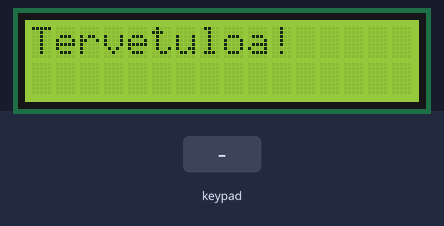
Bench run of a sketch on a simulated Arduino Mega 2560, built with avr-gcc and run on an emulated ATmega2560. On the bench: 16×2 character LCD. The test bench sets the inputs (shaded band). What the sketch prints to the serial monitor is not drawn.

Above: at 0.1 s.
1.3 s: key '1' pressed
At 2.6 s:
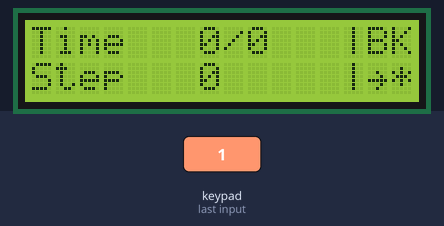
3.3 s: keypad keys 3 0 3 1 3 2 3 3 * pressed 0.4 s apart
At 7.7 s:
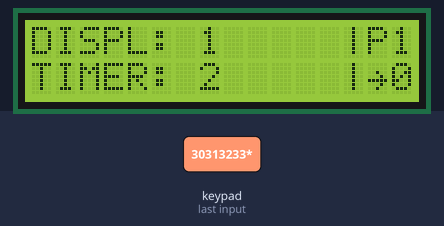
8.4 s: key '2' pressed
At 10.0 s:
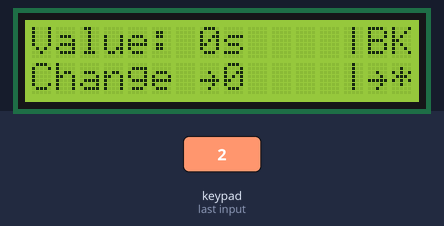
10.3 s: keypad keys 3 0 3 1 3 2 3 3 pressed 0.4 s apart
At 12.3 s:
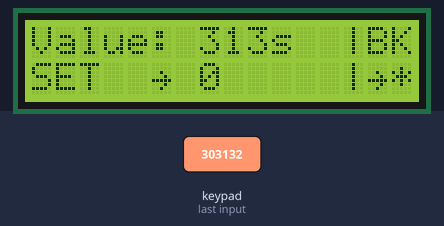
15.0 s: keypad keys 4 0 4 1 4 2 * pressed 0.4 s apart
At 17.0 s:
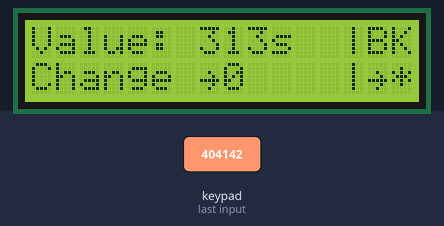
19.3 s: key '0' pressed
At 20.2 s:
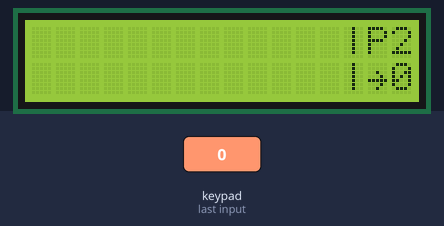
Timing chart, 0 to 22.1 s (numbered marks = the images above; inputs shaded):
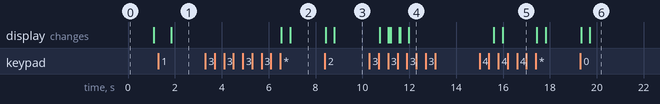

Measured:
- after the input at 1.3 s, the display: changes after 0.55 s (image 1)
- after the input at 3.3 s, the display: first changes after 3.2 s (image 2 shows a later state)
- after the input at 8.4 s, the display: first changes at once (image 3 shows a later state)
- after the input at 10.3 s, the display: first changes after 0.44 s (image 4 shows a later state)
- after the input at 15.0 s, the display: first changes after 0.60 s (image 5 shows a later state)
- after the input at 19.3 s, the display: first changes at once (image 6 shows a later state)

The sketch:

interface_test1.ino
```cpp
#include <LiquidCrystal_I2C.h>
#include <Key.h>
#include <Keypad.h>

#define ROWS 4
#define COLS 3


byte leftArrow[8] =
{
0b00000,
0b00000,
0b00100,
0b01100,
0b11111,
0b01100,
0b00100,
0b00000
};

byte rightArrow[8] =
{
0b00000,
0b00000,
0b00100,
0b00010,
0b11111,
0b00010,
0b00100,
0b00000
};

char left_arrow = byte(0);
char right_arrow = byte(1);


int currentTime = 99;
int currentStep = 50;

const char displayButton = '1';
const char timerButton =  '2';
const char pageButton = '0';
const char backButton = '*';

const char page1 = '1';
const char page2 = '2';
const char pageT = 'T';
const char pageD = 'D';


byte rowPins[ROWS] = {30, 31, 32, 33};
byte colPins[COLS] = {40, 41, 42};


int i;
int o;
char page;

int a;
int b;
int c;


int currentMaxTime;
bool typing;
int newValue;
int newValueCount;


bool started;
bool changing;


char hexaKeys[ROWS][COLS] = {
  {'1', '2', '3'},
  {'4', '5', '6'},
  {'7', '8', '9'},
  {'*', '0', '#'}
};
Keypad keypad = Keypad(makeKeymap(hexaKeys), rowPins, colPins, ROWS, COLS);
LiquidCrystal_I2C lcd(0x27, 16, 2);

char pageChars[4] = {page1, page2, pageT, pageD};
char buttonChars[3] = {displayButton, timerButton, pageButton};


void setup() {
  Serial.begin(9600);
  lcd.init();
  lcd.backlight();


}


void loop() {


  if(!started){ //aloitus
    if(isValuesOk() == true){
      start();
    }else if((isValuesOk() == false)){
      lcd.setCursor(0, 0);
      lcd.print("Virhe:");
      lcd.setCursor(0, 1);
      lcd.print("Sama char-arvo!");
      Serial.println("Check values and restart!");
    }

  }


  if(started){  // tämä heti startin jälkeen
    toInterface(page);
  }


}


void start(){
  lcd.setCursor(0, 0);
  lcd.print("Tervetuloa!");
  delay(1000);
  lcd.createChar(0, leftArrow);
  lcd.createChar(1, rightArrow);
  page = '1';
  started = true;
  changing = true;
}


void toInterface(char page){
  changeDelay();
  switch(page){
    case '1':
      Serial.println("PAGE 1!");
      Serial.println();
      toPage1();
      break;
    case '2':
      Serial.println("PAGE 2!");
      Serial.println();
      toPage2();
      break;
    case pageT:
      Serial.println("PAGE T!");
      Serial.println();
      toTimer();
      break;
    case pageD:
      Serial.println("PAGE D!");
      Serial.println();
      toDisplay();
      break;
  }


}


void toPage1(){
  changeDelay();
  char keyPressed = keypad.getKey();

  page = page1;
  pageInfo();

  if(keyPressed == pageButton){
    changing = true;
    toInterface(page2);
  }
  if(keyPressed == timerButton){
    changing = true;
    toInterface(pageT);
  }
  if(keyPressed == displayButton){
    changing = true;
    toInterface(pageD);
  }
}


void toPage2(){
  changeDelay();
  char keyPressed = keypad.getKey();
  page = page2;
  pageInfo();

  if(keyPressed == pageButton){
    changing = true;
    toInterface(page1);
  }
}


void toTimer(){
  changeDelay();

  char keyPressed = keypad.getKey();
  page = pageT;
  backInfo();
  pageInfo();


  if(keyPressed == backButton){
    changing = true;
    toInterface(page1);
  }
  if((keyPressed == pageButton && !typing)){
    changing = true;
    typing = true;
  }
  if(typing){
    typeValue();
  }


}

void typeValue(){
  char keyPressed = keypad.getKey();
  if(keyPressed == backButton){
    typing = false;
    newValueCount = 0;
    a = 0;
    b = 0;
    c = 0;
    changing = true;
  }

  if(isDigit(keyPressed)){
    switch(newValueCount){
      case 0:
        a = keyPressed & 0x0F;
        Serial.println("A");
        newValueCount++;
        break;
      case 1:
        b = keyPressed & 0x0F;
        Serial.println("B");
        newValueCount++;
        break;
      case 2:
        c = keyPressed & 0x0F;
        Serial.println("C");
        newValueCount++;
        break;
    }
  }

  if(newValueCount >= 3 && keyPressed == pageButton){
      currentMaxTime = (a*100)+(b*10)+(c);
      delay(200);
      typing = false;
      a = 0;
      b = 0;
      c = 0;
      newValueCount = 0;
      changing = true;
  }


}


void toDisplay(){
  changeDelay();
  page = pageD;
  char keyPressed = keypad.getKey();
  backInfo();
  pageInfo();

  if(keyPressed == backButton){
    changing = true;
    toInterface(page1);
  }
}


void pageInfo(){

  // 1 PAGE
  if(page == page1){


    currentTime = 0;
    currentStep = 0;


    lcd.setCursor(0, 0);
    lcd.print("DISPL:");
    lcd.setCursor(0, 1);
    lcd.print("TIMER:");

    lcd.setCursor(7, 0);
    lcd.print(displayButton);
    lcd.setCursor(7, 1);
    lcd.print(timerButton);

    showPageNumber();
  }


  // 2 PAGE
  if(page == page2){
    showPageNumber();
  }


  // DISPLAY PAGE
  if(page == pageD){

    if(currentTime < currentMaxTime){
      currentTime++;
      currentStep++;
    }


    lcd.setCursor(0, 0);
    lcd.print("Time");

    lcd.setCursor(0, 1);
    lcd.print("Step");


    if((currentTime >= 0) && (currentTime <= 9)){
      lcd.setCursor(7, 0);
      lcd.print(currentTime);
    }
    else if((currentTime >= 10) && (currentTime <= 99)){
      lcd.setCursor(6, 0);
      lcd.print(currentTime);
    }
    else if((currentTime >= 100) && (currentTime <= 999)){
      lcd.setCursor(5, 0);
      lcd.print(currentTime);
    }

    lcd.setCursor(8, 0);
    lcd.print("/");
    lcd.setCursor(9, 0);
    lcd.print(currentMaxTime);


    if((currentStep >= 0) && (currentStep <= 9)){
      lcd.setCursor(7, 1);
      lcd.print(currentStep);
    }
    else if((currentStep >= 10) && (currentStep <= 99)){
      lcd.setCursor(6, 1);
      lcd.print(currentStep);
    }
    else if((currentStep >= 100) && (currentStep <= 999)){
      lcd.setCursor(5, 1);
      lcd.print(currentStep);
    }


  }


  // TIMER PAGE
  if(page == pageT){

    if(typing){
      changeDelay();
      lcd.setCursor(0, 0);
      lcd.print("Value:");
      lcd.setCursor(10, 0);
      lcd.print("s");
      lcd.setCursor(7, 0);


      int i = millis()%700;
      if(i > 400){
        switch(newValueCount){
          case 0:
            lcd.print(" ");
            lcd.print(b);
            lcd.print(c);
            break;

          case 1:
            lcd.print(a);
            lcd.print(" ");
            lcd.print(c);
            break;

          case 2:
            lcd.print(a);
            lcd.print(b);
            lcd.print(" ");
            break;

          default:
            lcd.print(a);
            lcd.print(b);
            lcd.print(c);
            lcd.print("s");
        }
      }

      if(i < 400){
        lcd.print(a);
        lcd.print(b);
        lcd.print(c);
      }
      if(typing && newValueCount == 3){
        lcd.setCursor(0, 1);
        lcd.print("SET  ");
        lcd.write(right_arrow);
        lcd.setCursor(7, 1);
        lcd.print(pageButton);
      }


    }
    if(!typing){
      changeDelay();
      lcd.setCursor(0, 0);
      lcd.print("Value:");
      lcd.setCursor(7, 0);
      lcd.print(currentMaxTime);
      lcd.print("s");

      lcd.setCursor(0, 1);
      lcd.print("Change ");
      lcd.write(right_arrow);
      lcd.print(pageButton);
    }


  }

}


void backInfo(){

  lcd.setCursor(13, 0);
  lcd.print("|");
  lcd.setCursor(13, 1);
  lcd.print("|");
  lcd.setCursor(14, 0);
  lcd.print("BK");
  lcd.setCursor(14, 1);
  lcd.print(right_arrow);
  lcd.print(backButton);


}


void showPageNumber(){
  lcd.setCursor(13, 0);
  lcd.print("|");
  lcd.setCursor(13, 1);
  lcd.print("|");
  lcd.setCursor(14, 0);

  if(page == page1){
    lcd.print("P1");
  }else if(page == page2){
    lcd.print("P2");
  }

  lcd.setCursor(14, 1);

  if(page == page1){
    lcd.write(right_arrow);
    lcd.print(pageButton);


  }else if(page == page2){
    lcd.print(right_arrow);
    lcd.print(pageButton);
  }
}


void changeDelay(){
  if(changing){
    lcd.clear();
    delay(350);
    changing = false;
  }
}


bool isValuesOk(){
  bool k;

  for(i = 0; i <=1; i++){
    for(o = i+1; o <= 2; o++){
      if((buttonChars[i] == buttonChars[o])){
        k = false;
        return false;
      }
      else{
        k = true;
      }
    }
  }


  for(i = 0; i <=2; i++){
    for(o = i+1; o <= 3; o++){
      if((pageChars[i] == pageChars[o])){
        k = false;
        return false;
      }
      else{
        k = true;
      }
    }
  }
  if(k){
    return true;
  }else{
    return false;
  }
}


/*--------------------------------------------------
Koodia käytetty numeroiden checkaamiselle startissa:

toInt: https://www.arduino.cc/reference/en/language/variables/data-types/string/functions/toint/

LINK: https://forum.arduino.cc/t/testing-to-see-if-some-value-is-an-element-of-an-array/272284/2


primes [] = {2,3,5,7};

if (n == primes[n])

This only looks at the n'th element in the array. Push the button 3 times then look at the 3rd element.

You need to cycle through the array to check all elements.

For count = 0; count =< number of elements; increment count
If n = primes[count]
Found = true
Exit for loop


CHAR TO INT:

Hi @richo777
try this way;

byte x; //
int abc[10];
char str;

void setup () {
  Serial.begin(115200);
}

void loop () {

  str = '7';

  x = str & 0x0F;
  abc[x] = 45;

  Serial.println(abc[x]);
  delay(1000);
}


//CUSTOM CHARACHTERS: https://lastminuteengineers.com/arduino-1602-character-lcd-tutorial/?utm_content=cmp-true


//OMA NUMERON VILKKUMISKOODIPÄTKÄ:

  int i = millis()%700;
  if(i < 400){
    lcd.setCursor(1, 0);
    lcd.print(" ");


    Serial.println(i);
  }if(i > 400){

    lcd.setCursor(0, 0);
    lcd.print("200");
    Serial.println(i);
  }


*/
```
